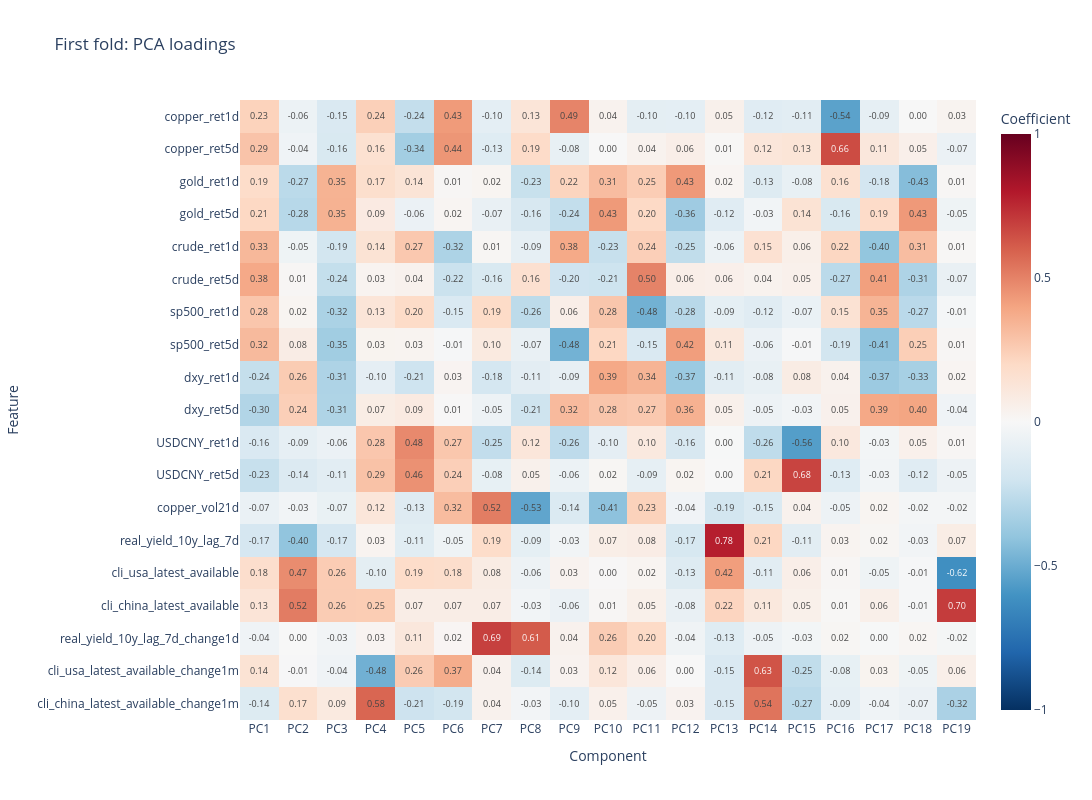

Write notebook code for a chart like this one.
### Code cell
fig = px.imshow(
    loadings,
    text_auto=".2f",
    color_continuous_scale="RdBu_r",
    zmin=-1,
    zmax=1,
    aspect="auto",
    title="First fold: PCA loadings",
    height=800,
    width=1200,
    labels={"x": "Component", "y": "Feature", "color": "Coefficient"},
)
fig.update_traces(textfont_size=9)
fig.update_xaxes(tickmode="linear")
fig.show()

### Figure 1 — Plotly figure (JSON) as saved in the notebook; plotly's stock layout.template omitted (floating-point values rounded to 4 significant figures; data arrays with more than 128 entries replaced by an {"elided": "..."} marker saying what was removed)
{"data": [{"coloraxis": "coloraxis", "hovertemplate": "Component: %{x}<br>Feature: %{y}<br>Coefficient: %{z}<extra></extra>", "name": "0", "textfont": {"size": 9}, "texttemplate": "%{z:.2f}", "type": "heatmap", "x": ["PC1", "PC2", "PC3", "PC4", "PC5", "PC6", "PC7", "PC8", "PC9", "PC10", "PC11", "PC12", "PC13", "PC14", "PC15", "PC16", "PC17", "PC18", "PC19"], "xaxis": "x", "y": ["copper_ret1d", "copper_ret5d", "gold_ret1d", "gold_ret5d", "crude_ret1d", "crude_ret5d", "sp500_ret1d", "sp500_ret5d", "dxy_ret1d", "dxy_ret5d", "USDCNY_ret1d", "USDCNY_ret5d", "copper_vol21d", "real_yield_10y_lag_7d", "cli_usa_latest_available", "cli_china_latest_available", "real_yield_10y_lag_7d_change1d", "cli_usa_latest_available_change1m", "cli_china_latest_available_change1m"], "yaxis": "y", "z": {"elided": "19x19 float values"}}], "layout": {"coloraxis": {"autocolorscale": false, "cmax": 1, "cmin": -1, "colorbar": {"title": {"text": "Coefficient"}}, "colorscale": [[0, "rgb(5,48,97)"], [0.1, "rgb(33,102,172)"], [0.2, "rgb(67,147,195)"], [0.3, "rgb(146,197,222)"], [0.4, "rgb(209,229,240)"], [0.5, "rgb(247,247,247)"], [0.6, "rgb(253,219,199)"], [0.7, "rgb(244,165,130)"], [0.8, "rgb(214,96,77)"], [0.9, "rgb(178,24,43)"], [1, "rgb(103,0,31)"]]}, "height": 800, "title": {"text": "First fold: PCA loadings"}, "width": 1200, "xaxis": {"anchor": "y", "domain": [0, 1], "tickmode": "linear", "title": {"text": "Component"}}, "yaxis": {"anchor": "x", "autorange": "reversed", "domain": [0, 1], "title": {"text": "Feature"}}}}
